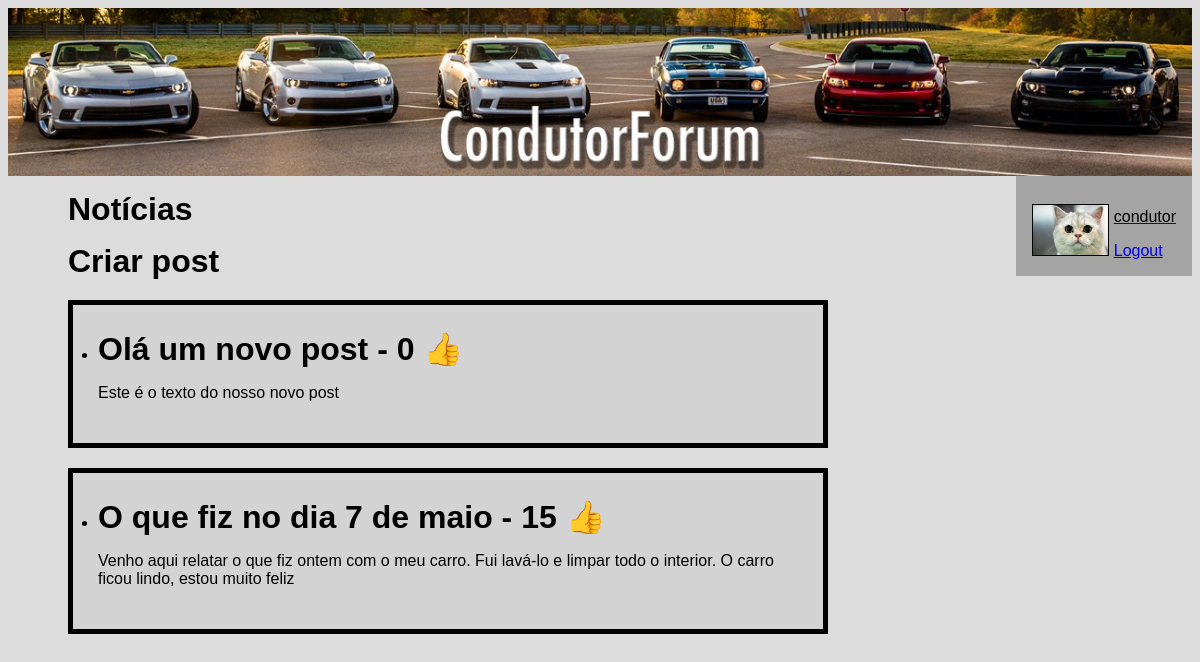
The page /forum/ (signed in) on the database its author committed.
### forum/models.py (models this page shows, shortened)
class Condutor(models.Model):
    user = models.OneToOneField(User, on_delete=models.CASCADE, primary_key=True)
    modelo_carro = models.CharField(max_length=50)
    numero_posts = models.IntegerField(default=0)
    avatar = models.ImageField(default='forum/images/default.png', blank=True)

class Post(models.Model):
    post_titulo = models.CharField(max_length=50)
    post_texto = models.CharField(max_length=500)
    pub_data = models.DateTimeField('data de publicacao')
    gostos = models.IntegerField(default=0)
    imagem = models.ImageField(blank=True)

### forum/views.py (the view)
# urls.py: path("", views.index, name="index"),
def index(request):
    latest_post_list = Post.objects.order_by('-pub_data')[:10]
    context = {'latest_post_list': latest_post_list}
    return render(request, 'forum/index.html', context)

### forum/templates/forum/index.html
{% load static %}
<link rel="stylesheet" type="text/css"
      href="{% static 'forum/style.css' %}"/>
<!DOCTYPE html>
<html lang="pt">
{% block header %}
<header>
    <a href="http://127.0.0.1:8000/forum/">
        <img src="{% static 'forum/images/header1.jpg' %}" alt="CondutorForum" width="100%" height="auto">
    </a>
</header>
{% endblock %}
{% block sidebar %}
<aside>
    <div class="parent">
        {% if request.user.is_authenticated %}
        <div class="inline-block-child">
            <img class="foto_perfil" src="{% static user.condutor.avatar %}" alt="Foto de perfil"/>
        </div>
        <div class="inline-block-child">
            <a href="{% url 'forum:info' %}">
                <p>{{ request.user.username }}</p>
            </a>
            <a href="{% url 'forum:logout' %}">Logout</a>
            {% else %}
            <a href="{% url 'forum:fazerLogin' %}">Login</a>
            <a href="{% url 'forum:signin' %}">Criar conta</a>
            {% endif %}
        </div>
    </div>
</aside>
{% endblock %}
{% block conteudo %}
<div class="top">
    <a class="titulo"  href="{% url 'forum:index_noticia' %}">Notícias</a>
</div>
<div class="top">
    <a class="titulo" href="{% url 'forum:criarpost' %}">Criar post</a>
</div>
{% if latest_post_list %}
<ul>
    {% for post in latest_post_list %}
    <div class="caixinha">
        <li>
            <a class="titulo" href="{% url 'forum:detalhe' post.id %}">
                {{ post.post_titulo }} - {{ post.gostos }} 👍
            </a>
            <p>{{ post.post_texto }}</p>
        </li>
    </div>
    {% endfor %}
</ul>
{% else %}
<p>Nao há posts disponíveis.</p>
{% endif %}
{% endblock %}
</html>

### forum/static/forum/style.css (style rules this page uses)
p { color: black; }
* { font-family: Arial, serif; }
li { text-align: left; }
.foto_perfil { border: 1px solid black; height: 50px; width: auto; }
.caixinha { border: 5px solid #000000; background-color: lightgrey; width: 700px; padding: 25px; margin: 20px; }
.titulo { text-decoration: none; color: black; font-weight: bold; font-size: 2em; }
.top { margin-left: 60px; margin-top: 15px; }
.parent { padding: 1rem; }
.inline-block-child { display: inline-block; }
aside { background-color: rgb(164, 164, 164); float: right; }

### rows shown on the page
Post: post_titulo "Olá um novo post", gostos "0", post_texto "Este é o texto do nosso novo post"
Post: post_titulo "O que fiz no dia 7 de maio", gostos "15", post_texto "Venho aqui relatar o que fiz ontem com o meu carro. Fui lavá-lo e limpar todo o interior. O carro ficou lindo, estou muito feliz"

### other values the page prints
{{ request.user.username }} "condutor"
